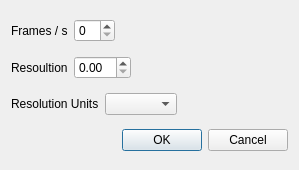
<?xml version="1.0" encoding="UTF-8"?>
<ui version="4.0">
 <class>VideoParametersDialog</class>
 <widget class="QDialog" name="VideoParametersDialog">
  <property name="geometry">
   <rect>
    <x>0</x>
    <y>0</y>
    <width>299</width>
    <height>170</height>
   </rect>
  </property>
  <property name="windowTitle">
   <string>Enter Video Parameters</string>
  </property>
  <layout class="QVBoxLayout" name="verticalLayout">
   <item>
    <layout class="QHBoxLayout" name="horizontalLayout_4">
     <item>
      <widget class="QLabel" name="label">
       <property name="text">
        <string>Frames / s</string>
       </property>
      </widget>
     </item>
     <item>
      <widget class="QSpinBox" name="_fpsBox"/>
     </item>
     <item>
      <spacer name="horizontalSpacer_2">
       <property name="orientation">
        <enum>Qt::Horizontal</enum>
       </property>
       <property name="sizeHint" stdset="0">
        <size>
         <width>40</width>
         <height>20</height>
        </size>
       </property>
      </spacer>
     </item>
    </layout>
   </item>
   <item>
    <layout class="QHBoxLayout" name="horizontalLayout_3">
     <item>
      <widget class="QLabel" name="label_2">
       <property name="text">
        <string>Resoultion</string>
       </property>
      </widget>
     </item>
     <item>
      <widget class="QDoubleSpinBox" name="_resolutionBox"/>
     </item>
     <item>
      <spacer name="horizontalSpacer_3">
       <property name="orientation">
        <enum>Qt::Horizontal</enum>
       </property>
       <property name="sizeHint" stdset="0">
        <size>
         <width>40</width>
         <height>20</height>
        </size>
       </property>
      </spacer>
     </item>
    </layout>
   </item>
   <item>
    <layout class="QHBoxLayout" name="horizontalLayout_2">
     <item>
      <widget class="QLabel" name="label_3">
       <property name="text">
        <string>Resolution Units</string>
       </property>
      </widget>
     </item>
     <item>
      <widget class="QComboBox" name="_unitsComboBox">
       <property name="currentText">
        <string/>
       </property>
      </widget>
     </item>
     <item>
      <spacer name="horizontalSpacer_4">
       <property name="orientation">
        <enum>Qt::Horizontal</enum>
       </property>
       <property name="sizeHint" stdset="0">
        <size>
         <width>40</width>
         <height>20</height>
        </size>
       </property>
      </spacer>
     </item>
    </layout>
   </item>
   <item>
    <layout class="QHBoxLayout" name="horizontalLayout">
     <item>
      <spacer name="horizontalSpacer">
       <property name="orientation">
        <enum>Qt::Horizontal</enum>
       </property>
       <property name="sizeHint" stdset="0">
        <size>
         <width>40</width>
         <height>20</height>
        </size>
       </property>
      </spacer>
     </item>
     <item>
      <widget class="QDialogButtonBox" name="_buttonBox">
       <property name="standardButtons">
        <set>QDialogButtonBox::Cancel|QDialogButtonBox::Ok</set>
       </property>
      </widget>
     </item>
    </layout>
   </item>
  </layout>
 </widget>
 <resources/>
 <connections>
  <connection>
   <sender>_buttonBox</sender>
   <signal>accepted()</signal>
   <receiver>VideoParametersDialog</receiver>
   <slot>set_parameters()</slot>
   <hints>
    <hint type="sourcelabel">
     <x>606</x>
     <y>626</y>
    </hint>
    <hint type="destinationlabel">
     <x>389</x>
     <y>340</y>
    </hint>
   </hints>
  </connection>
  <connection>
   <sender>_buttonBox</sender>
   <signal>rejected()</signal>
   <receiver>VideoParametersDialog</receiver>
   <slot>close()</slot>
   <hints>
    <hint type="sourcelabel">
     <x>606</x>
     <y>626</y>
    </hint>
    <hint type="destinationlabel">
     <x>389</x>
     <y>340</y>
    </hint>
   </hints>
  </connection>
 </connections>
</ui>
